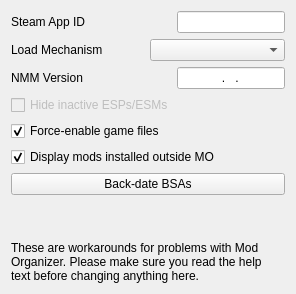
     <widget class="QWidget" name="workaroundTab">
      <attribute name="title">
       <string>Workarounds</string>
      </attribute>
      <layout class="QVBoxLayout" name="verticalLayout_5">
       <item>
        <layout class="QHBoxLayout" name="horizontalLayout_2" stretch="0,0,0">
         <item>
          <widget class="QLabel" name="label_4">
           <property name="text">
            <string>Steam App ID</string>
           </property>
          </widget>
         </item>
         <item>
          <spacer name="horizontalSpacer">
           <property name="orientation">
            <enum>Qt::Horizontal</enum>
           </property>
           <property name="sizeHint" stdset="0">
            <size>
             <width>40</width>
             <height>20</height>
            </size>
           </property>
          </spacer>
         </item>
         <item>
          <widget class="QLineEdit" name="appIDEdit">
           <property name="toolTip">
            <string>The Steam AppID for your game</string>
           </property>
           <property name="whatsThis">
            <string>&lt;!DOCTYPE HTML PUBLIC &quot;-//W3C//DTD HTML 4.0//EN&quot; &quot;http://www.w3.org/TR/REC-html40/strict.dtd&quot;&gt;
&lt;html&gt;&lt;head&gt;&lt;meta name=&quot;qrichtext&quot; content=&quot;1&quot; /&gt;&lt;style type=&quot;text/css&quot;&gt;
p, li { white-space: pre-wrap; }
&lt;/style&gt;&lt;/head&gt;&lt;body style=&quot; font-family:'MS Shell Dlg 2'; font-size:8.25pt; font-weight:400; font-style:normal;&quot;&gt;
&lt;p style=&quot; margin-top:0px; margin-bottom:0px; margin-left:0px; margin-right:0px; -qt-block-indent:0; text-indent:0px;&quot;&gt;&lt;span style=&quot; font-size:8pt;&quot;&gt;The Steam App ID is required to directly start some games. For Skyrim, if this is not set or wrong, the &amp;quot;Mod Organizer&amp;quot; load mechanism may not work properly.&lt;/span&gt;&lt;/p&gt;
&lt;p style=&quot; margin-top:0px; margin-bottom:0px; margin-left:0px; margin-right:0px; -qt-block-indent:0; text-indent:0px;&quot;&gt;&lt;span style=&quot; font-size:8pt;&quot;&gt;The preset for this is the App ID of the &amp;quot;regular&amp;quot; version so in most cases, you should be set.&lt;/span&gt;&lt;/p&gt;
&lt;p style=&quot; margin-top:0px; margin-bottom:0px; margin-left:0px; margin-right:0px; -qt-block-indent:0; text-indent:0px;&quot;&gt;&lt;span style=&quot; font-size:8pt;&quot;&gt;If you think you have a different version (GotY or something), follow these steps to get to the id:&lt;/span&gt;&lt;/p&gt;
&lt;p style=&quot; margin-top:0px; margin-bottom:0px; margin-left:0px; margin-right:0px; -qt-block-indent:0; text-indent:0px;&quot;&gt;&lt;span style=&quot; font-size:8pt;&quot;&gt;1. Navigate to the game library in steam&lt;/span&gt;&lt;/p&gt;
&lt;p style=&quot; margin-top:0px; margin-bottom:0px; margin-left:0px; margin-right:0px; -qt-block-indent:0; text-indent:0px;&quot;&gt;&lt;span style=&quot; font-size:8pt;&quot;&gt;2. right-click on the game you need the id for and choose &lt;/span&gt;&lt;span style=&quot; font-size:8pt; font-weight:600;&quot;&gt;Create desktop shortcut&lt;/span&gt;&lt;/p&gt;
&lt;p style=&quot; margin-top:0px; margin-bottom:0px; margin-left:0px; margin-right:0px; -qt-block-indent:0; text-indent:0px;&quot;&gt;&lt;span style=&quot; font-size:8pt;&quot;&gt;3. right-click on the newly created shortcut on your desktop and select &lt;/span&gt;&lt;span style=&quot; font-size:8pt; font-weight:600;&quot;&gt;Properties&lt;/span&gt;&lt;/p&gt;
&lt;p style=&quot; margin-top:0px; margin-bottom:0px; margin-left:0px; margin-right:0px; -qt-block-indent:0; text-indent:0px;&quot;&gt;&lt;span style=&quot; font-size:8pt;&quot;&gt;4. in the URL-field you should see something like this: &lt;/span&gt;&lt;span style=&quot; font-size:8pt; font-style:italic;&quot;&gt;steam://rungameid/22380&lt;/span&gt;&lt;/p&gt;
&lt;p style=&quot; margin-top:0px; margin-bottom:0px; margin-left:0px; margin-right:0px; -qt-block-indent:0; text-indent:0px;&quot;&gt;&lt;span style=&quot; font-size:8pt;&quot;&gt;22380 is the id you're looking for.&lt;/span&gt;&lt;/p&gt;&lt;/body&gt;&lt;/html&gt;</string>
           </property>
          </widget>
         </item>
        </layout>
       </item>
       <item>
        <layout class="QHBoxLayout" name="horizontalLayout" stretch="0,0,1">
         <property name="spacing">
          <number>7</number>
         </property>
         <item>
          <widget class="QLabel" name="label">
           <property name="maximumSize">
            <size>
             <width>16777215</width>
             <height>16777215</height>
            </size>
           </property>
           <property name="text">
            <string>Load Mechanism</string>
           </property>
          </widget>
         </item>
         <item>
          <spacer name="horizontalSpacer_3">
           <property name="orientation">
            <enum>Qt::Horizontal</enum>
           </property>
           <property name="sizeHint" stdset="0">
            <size>
             <width>40</width>
             <height>20</height>
            </size>
           </property>
          </spacer>
         </item>
         <item>
          <widget class="QComboBox" name="mechanismBox">
           <property name="toolTip">
            <string>Select loading mechanism. See help for details.</string>
           </property>
           <property name="whatsThis">
            <string>Mod Organizer needs a dll to be injected into the game so all mods are visible to it.
There are several means to do this:
*Mod Organizer* (default) In this mode the Mod Organizer itself injects the dll. The disadvantage is that you always have to start the game through MO or a link created by it.
*Script Extender* In this mode, MO is installed as a Script Extender (obse, fose, nvse, skse)  plugin.
*Proxy DLL* In this mode, MO replaces one of the game's dlls with one that loads MO (and the original dll of course). This will ONLY work with Steam games and it has only been tested with Skyrim. Please use this only if the other mechanisms don't work.

If you use the Steam version of Oblivion the default will NOT work. In this case, please install obse and use &quot;Script Extender&quot; as the load mechanism. Also you can then not start Oblivion from MO. Instead, use MO only to set up your mods, then quit and start Oblivion through Steam.</string>
           </property>
          </widget>
         </item>
        </layout>
       </item>
       <item>
        <layout class="QHBoxLayout" name="horizontalLayout_5" stretch="0,0,0">
         <item>
          <widget class="QLabel" name="label_11">
           <property name="text">
            <string>NMM Version</string>
           </property>
          </widget>
         </item>
         <item>
          <spacer name="horizontalSpacer_2">
           <property name="orientation">
            <enum>Qt::Horizontal</enum>
           </property>
           <property name="sizeHint" stdset="0">
            <size>
             <width>40</width>
             <height>20</height>
            </size>
           </property>
          </spacer>
         </item>
         <item>
          <widget class="QLineEdit" name="nmmVersionEdit">
           <property name="toolTip">
            <string>The Version of Nexus Mod Manager to impersonate.</string>
           </property>
           <property name="whatsThis">
            <string>Mod Organizer uses an API provided by the Nexus to provide features like checking for updates and downloading files. Unfortunately this API has not been made available officially to third party tools like MO so we have to impersonate the Nexus Mod Manager to be allowed in.
On top of this Nexus has used the client identification to lock out outdated versions of NMM to force users to update. This means that MO also needs to impersonate the new version of NMM even if MO doesn't need an update. Therefore you can configure the version to identify as here.
Please note that MO does identify itself as MO to the webserver, it's not lying about what it is. It is merely adding a &quot;compatible&quot; NMM version to the user agent.

tl;dr-version: If Nexus-features don't work, insert the current version number of NMM here and try again.</string>
           </property>
           <property name="inputMask">
            <string notr="true">009.009.009</string>
           </property>
           <property name="alignment">
            <set>Qt::AlignCenter</set>
           </property>
           <property name="placeholderText">
            <string/>
           </property>
          </widget>
         </item>
        </layout>
       </item>
       <item>
        <widget class="QCheckBox" name="hideUncheckedBox">
         <property name="enabled">
          <bool>false</bool>
         </property>
         <property name="toolTip">
          <string>Enforces that inactive ESPs and ESMs are never loaded.</string>
         </property>
         <property name="whatsThis">
          <string>It seems that the Games occasionally load ESP or ESM files even if they haven't been activated as plugins.
I don't yet know what the circumstances are, but user reports imply it is in some cases unwanted. If this is checked, ESPs and ESMs not checked in the List are invisible to the game and can not be loaded.</string>
         </property>
         <property name="text">
          <string>Hide inactive ESPs/ESMs</string>
         </property>
        </widget>
       </item>
       <item>
        <widget class="QCheckBox" name="forceEnableBox">
         <property name="toolTip">
          <string>If checked, files (i.e. esps, esms and bsas) belonging to the core game can not be disabled in the UI. (default: on)</string>
         </property>
         <property name="whatsThis">
          <string>If checked, files (i.e. esps, esms and bsas) belonging to the core game can not be disabled in the UI. (default: on)
Uncheck this if you want to use Mod Organizer with total conversions (like Nehrim) but be aware that the game will crash if required files are not enabled.</string>
         </property>
         <property name="text">
          <string>Force-enable game files</string>
         </property>
         <property name="checked">
          <bool>true</bool>
         </property>
        </widget>
       </item>
       <item>
        <widget class="QCheckBox" name="displayForeignBox">
         <property name="toolTip">
          <string>Disable this to no longer display mods installed outside MO in the mod list (left pane). Assets from those mods will then be treated as having lowest mod priority together with the original game content.</string>
         </property>
         <property name="whatsThis">
          <string>By default Mod Organizer will display esp+bsa bundles installed with foreign tools as mods (left pane). This allows you to control their priority in relation to other mods. This is particularly useful if you also use Steam Workshop to install mods.
However, if you installed loose file mods outside MO which conflict with BSAs also installed outside MO those conflicts can't be resolved correctly.

If you disable this feature, MO will only display official DLCs this way. Please note that plugins (esps, esms, and esls) displayed in the right pane are completely unaffected by this feature.</string>
         </property>
         <property name="text">
          <string>Display mods installed outside MO</string>
         </property>
         <property name="checked">
          <bool>true</bool>
         </property>
        </widget>
       </item>
       <item>
        <widget class="QPushButton" name="bsaDateBtn">
         <property name="toolTip">
          <string>For Skyrim, this can be used instead of Archive Invalidation. It should make AI redundant for all Profiles.
For the other games this is not a sufficient replacement for AI!</string>
         </property>
         <property name="whatsThis">
          <string>For Skyrim, this can be used instead of Archive Invalidation. It should make AI redundant for all Profiles.
For the other games this is not a sufficient replacement for AI!</string>
         </property>
         <property name="text">
          <string>Back-date BSAs</string>
         </property>
         <property name="icon">
          <iconset>
           <normaloff>:/MO/gui/resources/emblem-readonly.png</normaloff>:/MO/gui/resources/emblem-readonly.png</iconset>
         </property>
        </widget>
       </item>
       <item>
        <spacer name="verticalSpacer_2">
         <property name="orientation">
          <enum>Qt::Vertical</enum>
         </property>
         <property name="sizeHint" stdset="0">
          <size>
           <width>20</width>
           <height>40</height>
          </size>
         </property>
        </spacer>
       </item>
       <item>
        <widget class="QLabel" name="label_6">
         <property name="text">
          <string>These are workarounds for problems with Mod Organizer. Please make sure you read the help text before changing anything here.</string>
         </property>
         <property name="wordWrap">
          <bool>true</bool>
         </property>
        </widget>
       </item>
      </layout>
     </widget>
